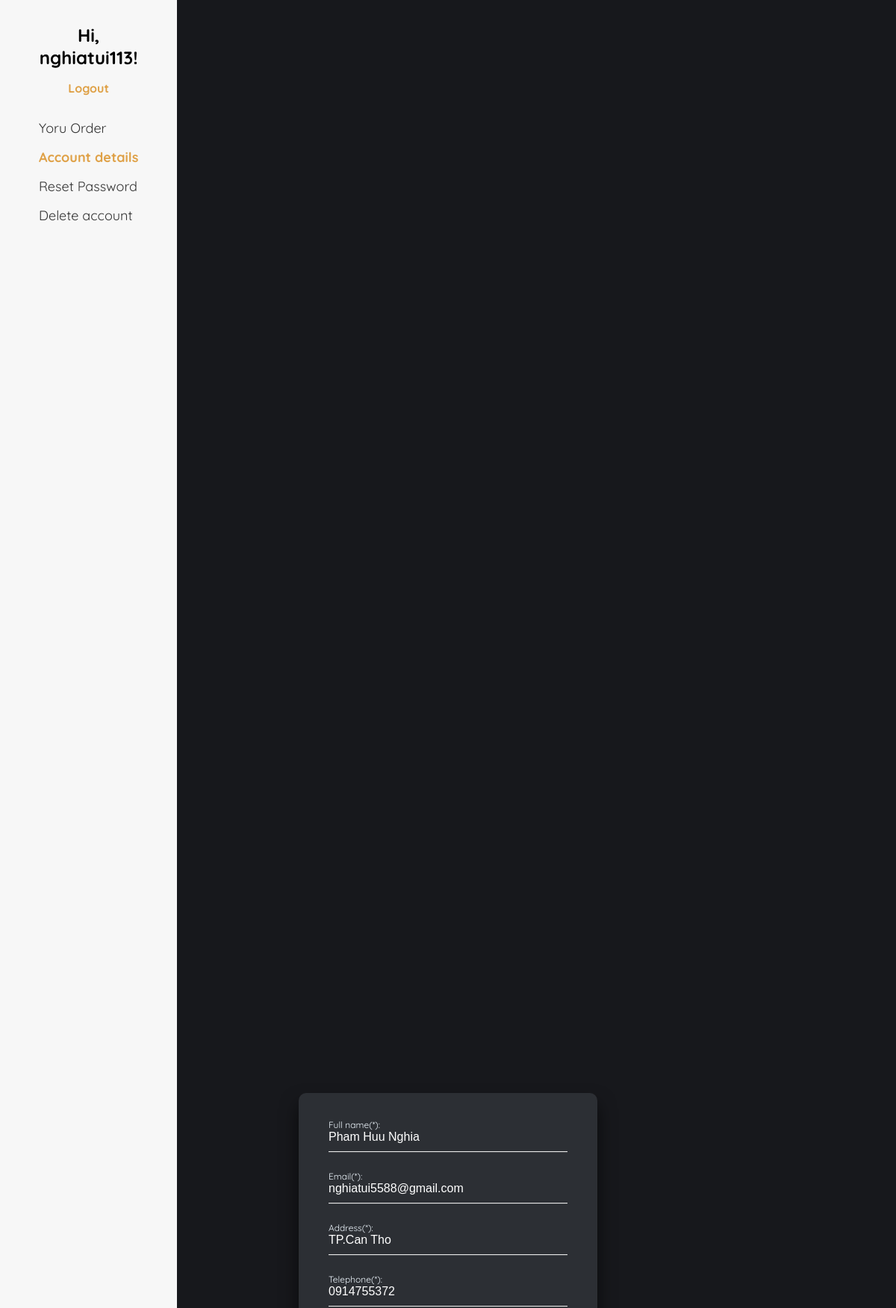
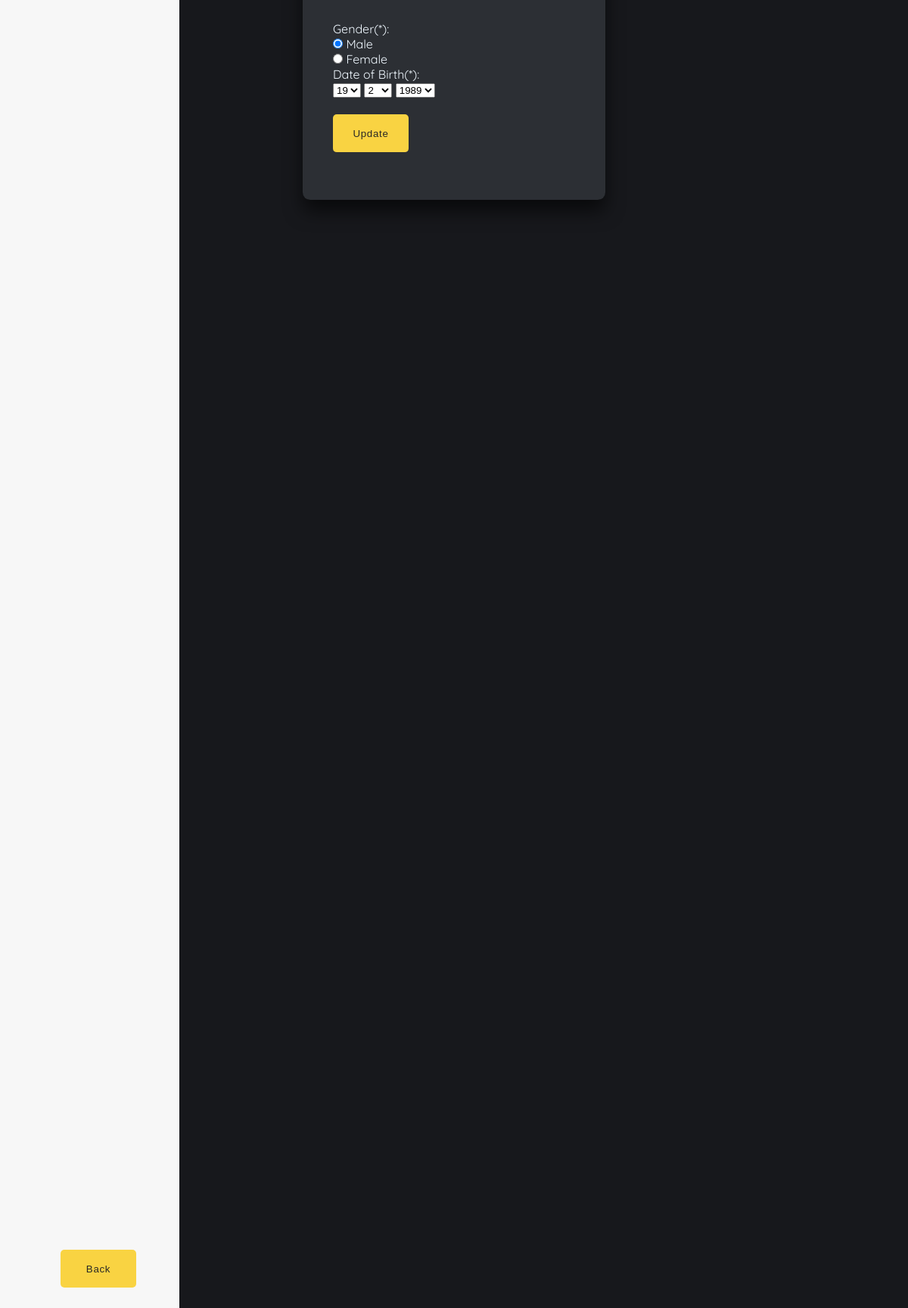
Page /account/menu-profile.php (signed in) on the committed database (2 pictures, top to bottom).
### tables this page shows
CREATE TABLE `customer` (
  `CustomerName` varchar(30) DEFAULT NULL,
  `Gender` int(11) DEFAULT NULL,
  `Address` varchar(100) DEFAULT NULL,
  `Phone` varchar(50) DEFAULT NULL,
  `Email` varchar(50) DEFAULT NULL,
  `Day` int(11) DEFAULT NULL,
  `Month` int(11) DEFAULT NULL,
  `Year` int(11) DEFAULT NULL,
  `UserName` varchar(20) NOT NULL,
  `Password` varchar(40) DEFAULT NULL,
  `date_created` timestamp NULL DEFAULT NULL
);

### account/profile.php (the view, shortened to what this page needs)
<head>
    <link rel="stylesheet" href="../css/custome.css">
    <link rel="stylesheet" href="../css/styles1.css">
    <link rel="stylesheet" href="../css/profile.css">
    <link rel="stylesheet" href="../css/icons/all.css">
</head>
<?php
include_once("../connectDB.php");
if (isset($_SESSION['us'])) {
    $account = $_SESSION['us'];
    $query = mysqli_query($Connect, "SELECT * from customer where username='$account' ");
    $row = mysqli_fetch_array($query);
    $Cusname = $row['CustomerName'];
    $Address = $row['Address'];
    $telephone = $row['Phone'];
    $email = $row['Email'];
    $CusDate = $row['Day'];
    $CusMonth = $row['Month'];
    $CusYear = $row['Year'];
?>
    <div class="container">
        <div class="login-box">
            <form id="form1" name="form1" method="post" action="" class="form-horizontal" role="form">
                <div class="user-box">
                    <input type="text" name="txtCustName" id="txtCustName" value="<?php echo $Cusname; ?>" />
                    <label for="lblFullName" style="color:aliceblue">Full name(*): </label>
                </div>
                <div class="user-box">
                    <input type="text" name="txtEmail" id="txtEmail" value="<?php echo $email; ?>" />
                    <label for="lblEmail" style="color:aliceblue">Email(*): </label>
                </div>
                <div class="user-box">
                    <input type="text" name="txtAddress" id="txtAddress" value="<?php echo $Address; ?>" />
                    <label for="lblDiaChi" style="color:aliceblue">Address(*): </label>
                </div>
                <div class="user-box">
                    <input type="text" name="txttelephone" id="txttelephone" value="<?php echo $telephone; ?>" />
                    <label for="lbltelephone" style="color:aliceblue">Telephone(*): </label>
                </div>
                <div class="form-check">
                    <label for="lblGioiTinh" style="color:aliceblue">Gender(*): </label><br>
                    <input class="form-check-input" type="radio" name="txtgender" id="grpRender" checked>
                    <label class="form-check-label" for="flexRadioDefault1" style="color:aliceblue">
                        Male
                    </label>
                </div>
                <div class="form-check">
                    <input class="form-check-input" type="radio" name="txtgender" id="grpRender">
                    <label class="form-check-label" for="flexRadioDefault2" style="color:aliceblue">
                        Female
                    </label>
                </div>
                <div class="use-box">
                    <label for="lblNgaySinh" style="color:aliceblue">Date of Birth(*): </label><br>
                    <span>
                        <select name="slDate" id="slDate" readonly>
                            <option value="<?php echo $CusDate; ?> "><?php echo $CusDate; ?></option>
                        </select>
                    </span>
                    <span>
                        <select name="slMonth" id="slMonth" readonly>
                            <option value="<?php echo $CusMonth; ?>"><?php echo $CusMonth; ?></option>
                        </select>
                    </span>
                    <span>
                        <select name="slYear" id="slYear" readonly>
                            <option value="<?php echo $CusYear; ?>"><?php echo $CusYear; ?></option>
                        </select>
                    </span>
                </div>
                <div class=" user-box">
                    <button type="submit" class="button" name="btnUpdate" id="btnUpdate">Update</button>
                </div>
            </form>
        </div>
    </div>
    <?php include '../footer.php'; ?>
<?php
}
?>

### css/custome.css (style rules this page uses)
* { margin: 0; padding: 0; box-sizing: border-box; }
body { width: 100%; overflow: hidden; box-shadow: -8px 0px 15px rgba(0, 0, 0, 0.1); background-color: #17181c; }
.login-box { position: absolute; top: 50%; left: 50%; width: 400px; padding: 40px; transform: translate(-50%, -50%); background: #2c2f34; box-sizing: border-box; box-shadow: 0 15px 25px rgba(0, 0, 0, .6); border-radius: 10px; }
.login-box .user-box { position: relative; }
.login-box .user-box input { width: 100%; padding: 10px 0; font-size: 16px; color: #fff; margin-bottom: 30px; border: none; border-bottom: 1px solid #fff; outline: none; background: transparent; }
.login-box .user-box label { position: absolute; top: 0; left: 0; padding: 15px 0; font-size: 16px; color: #fff; pointer-events: none; transition: .5s; }
.login-box .user-box input:focus~label, .login-box .user-box input:valid~label { top: -20px; left: 0; color: #f4b803; font-size: 12px; }
.button { display: inline-block; color: #292826; width: 100px; height: 50px; padding: 0 20px; background: #F9D342; border-radius: 5px; outline: none; border: none; cursor: pointer; text-align: center; transition: all 0.2s linear; margin: 7% auto; letter-spacing: 0.05em; }

### css/styles1.css (style rules this page uses)
* { margin: 0; padding: 0; box-sizing: border-box; }
body { font-family: "Quicksand"; font-weight: 400; min-width: 1024px; }
.container { width: 100%; height: 140vh; display: flex; background-color: #17181c; overflow-y: scroll; }

### rows in the picture
customer: txtCustName "Pham Huu Nghia", txtEmail "nghiatui5588@gmail.com", txtAddress "TP.Can Tho", txttelephone "0914755372", slDate "19", slMonth "2", slYear "1989"

### other values in the picture
$_SESSION['us'] "nghiatui113"
